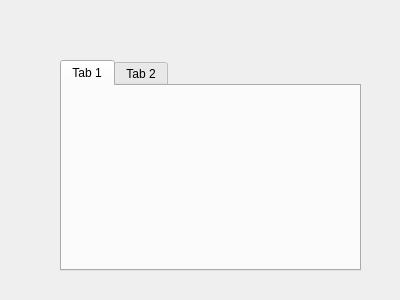
<?xml version="1.0" encoding="UTF-8"?>
<ui version="4.0">
 <class>Dialog</class>
 <widget class="QDialog" name="Dialog">
  <property name="geometry">
   <rect>
    <x>0</x>
    <y>0</y>
    <width>400</width>
    <height>300</height>
   </rect>
  </property>
  <property name="windowTitle">
   <string>Dialog</string>
  </property>
  <widget class="QTabWidget" name="tabWidget">
   <property name="geometry">
    <rect>
     <x>60</x>
     <y>60</y>
     <width>301</width>
     <height>211</height>
    </rect>
   </property>
   <widget class="QWidget" name="tab">
    <attribute name="title">
     <string>Tab 1</string>
    </attribute>
   </widget>
   <widget class="QWidget" name="tab_2">
    <attribute name="title">
     <string>Tab 2</string>
    </attribute>
   </widget>
  </widget>
 </widget>
 <resources/>
 <connections/>
</ui>
